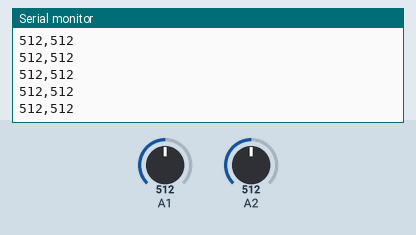
Bench run of a sketch on a simulated Arduino Uno, built with avr-gcc and run on an emulated ATmega328P. On the bench: the last lines printed to the serial monitor. Inputs (shaded band) come from the test bench; at power-on: A1 = 512, A2 = 512.

Above: at 1.2 s.
1.3 s: A1 set to 716
At 1.31 s:
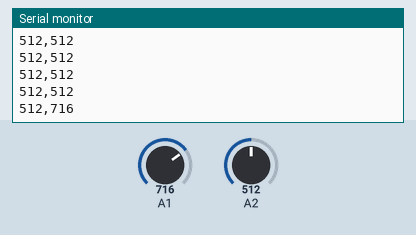
2.8 s: A2 set to 716
At 2.82 s:
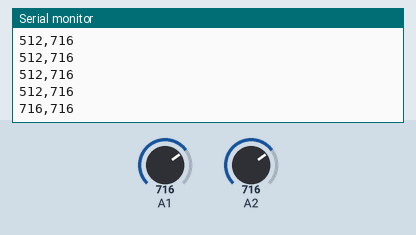
4.3 s: A1 set to 900
At 4.33 s:
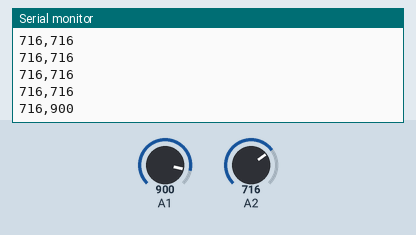
5.8 s: A2 set to 900
At 5.84 s:
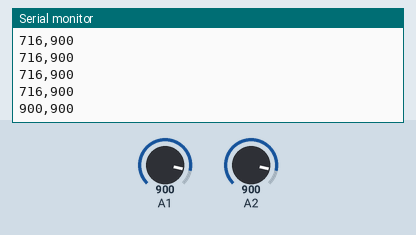
Timing chart, 0 to 8.3 s (numbered marks = the images above; inputs shaded):
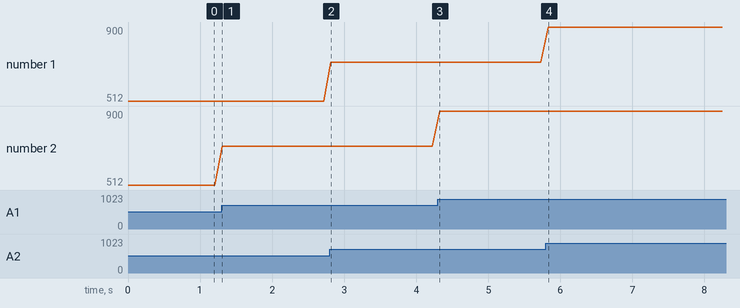

The sketch:

sketch_nov15a.ino
```cpp
// IMA NYU Shanghai
// Interaction Lab
// For sending multiple values from Arduino to Processing


void setup() {
  Serial.begin(9600);
}

void loop() {
  int sensor1 = analogRead(A2);
  int sensor2 = analogRead(A1);

  // keep this format
  Serial.print(sensor1);
  Serial.print(",");  // put comma between sensor values
  Serial.print(sensor2);
  Serial.println(); // add linefeed after sending the last sensor value

  // too fast communication might cause some latency in Processing
  // this delay resolves the issue.
  delay(100);
}
```

Measured:
- after the input at 1.3 s, the serial monitor: prints a new line at once (image 1)
- after the input at 2.8 s, the serial monitor: prints a new line at once (image 2)
- after the input at 4.3 s, the serial monitor: prints a new line at once (image 3)
- after the input at 5.8 s, the serial monitor: prints a new line at once (image 4)
- plotted number 2: 512 → 716 after the input at 1.3 s, 716 → 900 after the input at 4.3 s
